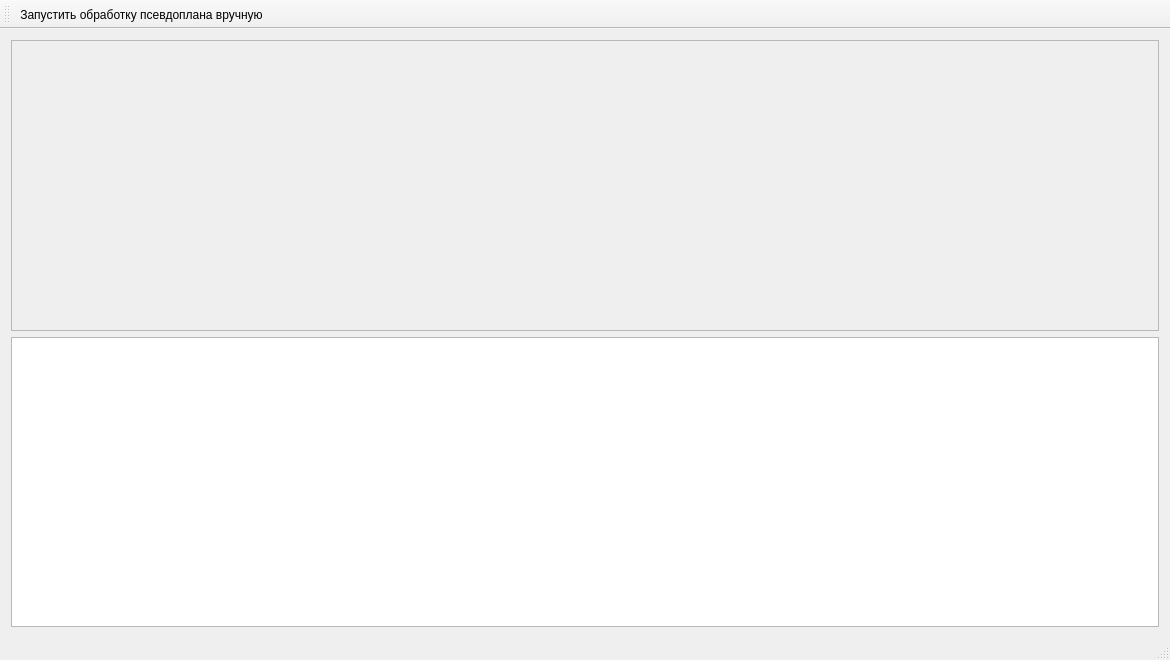
<?xml version="1.0" encoding="UTF-8"?>
<ui version="4.0">
 <class>MainWindow</class>
 <widget class="QMainWindow" name="MainWindow">
  <property name="geometry">
   <rect>
    <x>0</x>
    <y>0</y>
    <width>1170</width>
    <height>660</height>
   </rect>
  </property>
  <property name="windowTitle">
   <string>Сервер</string>
  </property>
  <widget class="QWidget" name="centralWidget">
   <layout class="QHBoxLayout" name="horizontalLayout" stretch="3">
    <item>
     <layout class="QVBoxLayout" name="verticalLayout_4">
      <property name="topMargin">
       <number>0</number>
      </property>
      <item>
       <widget class="QScrollArea" name="scrollArea">
        <property name="widgetResizable">
         <bool>true</bool>
        </property>
        <widget class="QWidget" name="scrollAreaWidgetContents">
         <property name="geometry">
          <rect>
           <x>0</x>
           <y>0</y>
           <width>1148</width>
           <height>280</height>
          </rect>
         </property>
        </widget>
       </widget>
      </item>
      <item>
       <widget class="QPlainTextEdit" name="plainTextEdit"/>
      </item>
     </layout>
    </item>
   </layout>
  </widget>
  <widget class="QToolBar" name="mainToolBar">
   <attribute name="toolBarArea">
    <enum>TopToolBarArea</enum>
   </attribute>
   <attribute name="toolBarBreak">
    <bool>false</bool>
   </attribute>
   <addaction name="actionStartScen"/>
  </widget>
  <widget class="QStatusBar" name="statusBar"/>
  <widget class="QMenuBar" name="menuBar">
   <property name="geometry">
    <rect>
     <x>0</x>
     <y>0</y>
     <width>1170</width>
     <height>20</height>
    </rect>
   </property>
  </widget>
  <action name="actionStartScen">
   <property name="text">
    <string>Запустить обработку псевдоплана вручную</string>
   </property>
   <property name="toolTip">
    <string>Запустить обработку псевдоплана вручную</string>
   </property>
  </action>
 </widget>
 <layoutdefault spacing="6" margin="11"/>
 <resources/>
 <connections/>
</ui>
